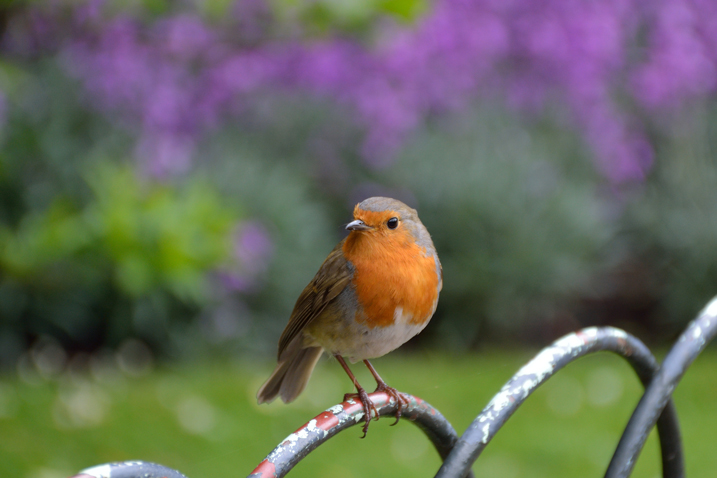
#> input picture 2/2-2/sample.jpg, 717 x 478 px
$ python sample.py ../../../2/2-2/sample.jpg
#> lines starting #> are read from the running program, lines starting #| are printed output that depends on the picture
# -*- coding: utf-8 -*-

import sys
import numpy as np
import cv2

def main(args):
    if len(args) != 2:
        return -1
    img = cv2.imread(args[1])
#> img is the input picture: shape (478, 717, 3); mean B, G, R 90.5, 104.6, 102.5
    h, w = img.shape[:2]
#> h = 478; w = 717
    img = cv2.resize(img, (int(w / 4), int(h / 4)))
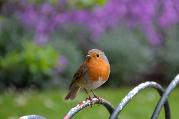
#> img: shape (119, 179, 3); mean B, G, R 90.4, 104.5, 102.4

    cv2.namedWindow('Original')
    cv2.namedWindow('1 Step')
    cv2.namedWindow('2 Step')
    cv2.namedWindow('3 Step')
    cv2.namedWindow('1 Step Diff')
    cv2.namedWindow('2 Step Diff')
    cv2.namedWindow('3 Step Diff')

    cv2.imshow('Original', img)

    step_1 = cv2.pyrUp( cv2.pyrDown(np.array(img)) )
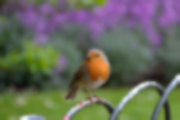
#> step_1: shape (120, 180, 3); mean B, G, R 90.5, 104.9, 102.6
    cv2.imshow('1 Step', step_1)

    step_2 = cv2.pyrUp(cv2.pyrUp( cv2.pyrDown(cv2.pyrDown(np.array(img))) ))
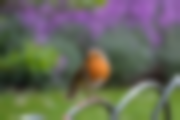
#> step_2: shape (120, 180, 3); mean B, G, R 90.5, 104.9, 102.6
    cv2.imshow('2 Step', step_2)

    step_3 = cv2.pyrUp(cv2.pyrUp(cv2.pyrUp( cv2.pyrDown(cv2.pyrDown(cv2.pyrDown(np.array(img)))) )))
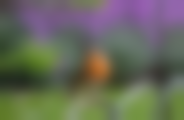
#> step_3: shape (120, 184, 3); mean B, G, R 90.6, 104.9, 102.6
    cv2.imshow('3 Step', step_3)

#> (the run stopped early here; a loop or call above may not have finished)
